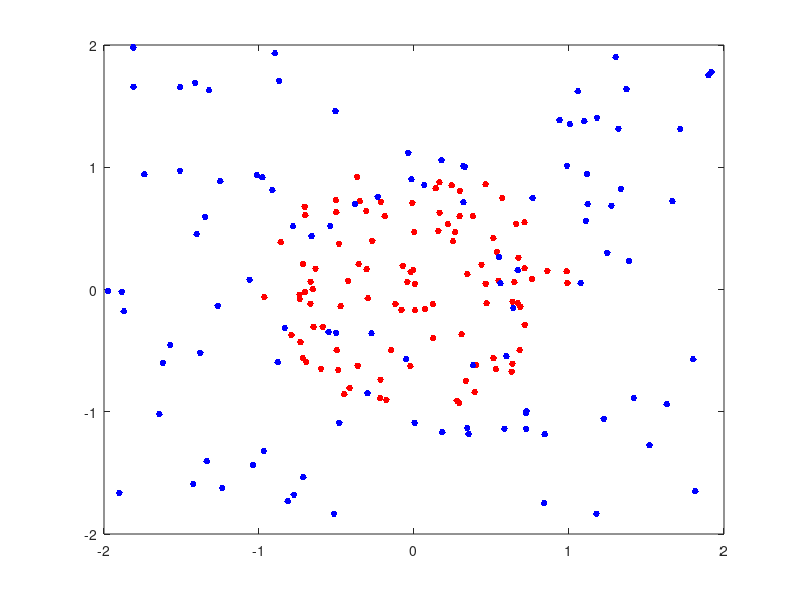

The MATLAB script that drew this image: (Note: this script raises an error after producing the figure.)
% Support_Vector_Machines/Binary_Classification/Examples-Train_SVM_Classifiers_Using_a_Gaussian_Kernel.m
% https://www.mathworks.com/help/stats/support-vector-machines-for-binary-classification.html#bsr5o1q

clear all; close all;

rng(1);  % Fix the random seed for reproducibility

% data1
% randomely generate
r = sqrt( rand(100,1) );             % radius
t = 2*pi*rand(100,1);               % angle
data1 = [r.*cos(t), r.*sin(t)];       % points

% data2
% randomely generate
r2 = sqrt( 3*rand(100,1)+1 );     % radius
t2 = 2*pi*rand(100,1);               % angle
data2 = [r2.*cos(t), r2.*sin(t2)]; % points 

% Figure 1
% Plot data1 & data2 to visualize the data

figure;
plot( data1(:,1), data1(:,2), 'r.', 'MarkerSize',15)
hold on
plot( data2(:,1), data2(:,2), 'b.', 'MarkerSize',15)
ezpolar(@(x)1);
ezpolar(@(x)2);
% axis equal  % CHANGED
axis([-2 2 -2 2])
hold off

% Put data1 & data2 in one matrix
data3 = [data1; data2];

% The first 100 is 1; the rest of 100 is -1
theclass = ones(200,1);
theclass(1:100) = -1;

% Train the SVM Classifier
% Training with the default parameters makes a more nearly circular classification boundary
% but one that misclassifies some training data. Also, the default value of BoxConstraint is 1, and, therefore, there are more support vectors.

cl = fitcsvm( data3, theclass, 'KernelFunction', 'rbf',...
       'BoxConstraint', Inf, 'ClassNames', [-1,1]);

% fitcsvm generates a classifier that is close to a circle of radius 1.
% The difference is due to the random training data.
%
% 'KernelFunction', 'rbf' means Gaussian kernel is used.
   
% Predict scores over the grid
d = 0.02;

% CHANGED
min_data3(1) = min( data3(:,1) );
max_data3(1) = max( data3(:,1) );
min_data3(2) = min( data3(:,2) );
max_data3(2) = max( data3(:,2) );

[x1Grid,x2Grid] = meshgrid( ...
                          min_data3(1): d : max_data3(1), ...
                          min_data3(2): d : max_data3(2) );
% CHANGED

xGrid = [ x1Grid(:), x2Grid(:) ];
[~,scores] = predict( cl, xGrid );

% size(x1Grid) = size(x1Grid) = 197x194
% 197x194 = 38,218

% size(scores) = size(xGrid) = 38218x2
% size( scores(:,2)) = 38218x1
 
% Figure 2
% First, plot data with class 1 and class2.
% Secondly, plot circles with radius of 1 and 2.
% Up to this point, it's identical to Figure 1.
figure;
h(1:2) = gscatter( data3(:,1), data3(:,2), theclass,'rb','.');
hold on
ezpolar( @(x)1 );
ezpolar( @(x)2 );  % CHANGED
h(3) = plot( data3( cl.IsSupportVector,1), data3( cl.IsSupportVector, 2), 'ko' );
contour( x1Grid, x2Grid, reshape( scores(:,2), size(x1Grid) ), [0 0], 'k');
legend( h,{'-1','+1','Support Vectors'} );
axis([-2 2 -2 2])  % CHANGED
% axis equal  % CHANGED
hold off
